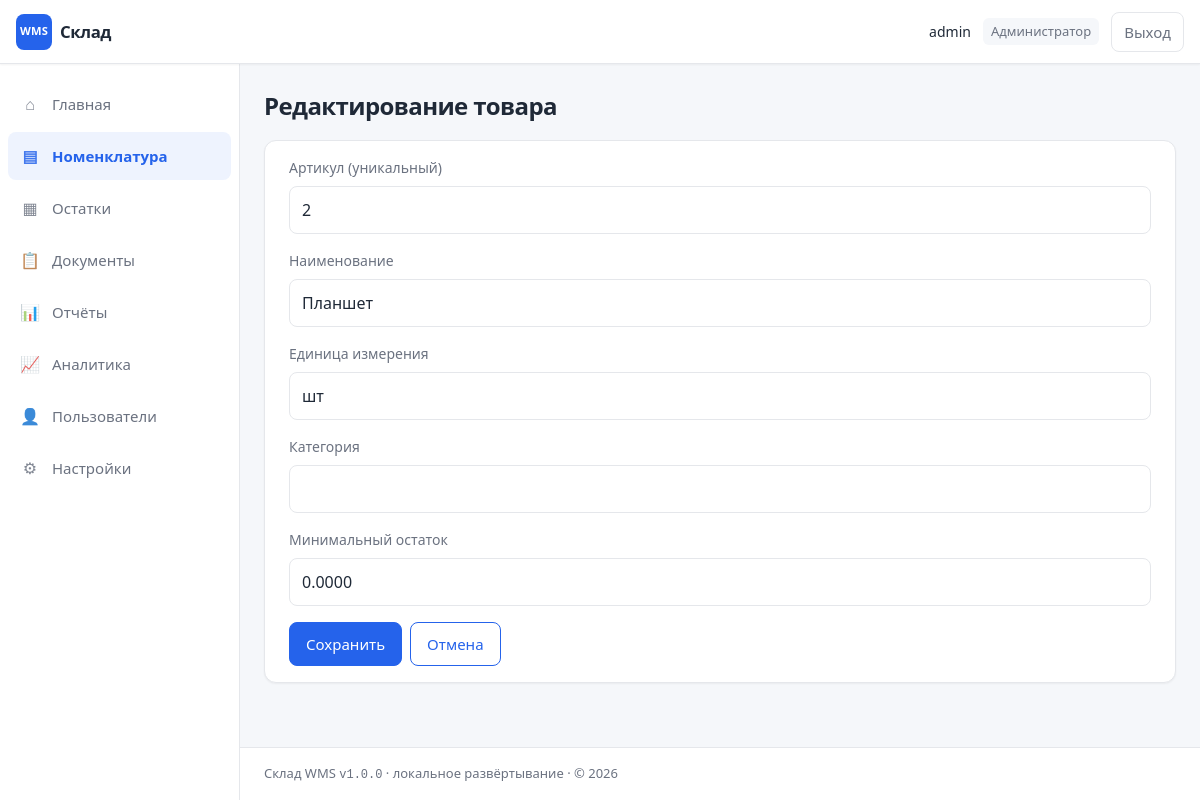
The app's page /products/2/edit (signed in) with its own data.
### models.py (models this page shows, shortened)
class User(UserMixin, db.Model):
    __tablename__ = "users"
    id = db.Column(db.Integer, primary_key=True)
    username = db.Column(db.String(80), unique=True, nullable=False, index=True)
    password_hash = db.Column(db.String(256), nullable=False)
    role = db.Column(db.String(20), nullable=False, default="keeper")
    is_active = db.Column(db.Boolean, nullable=False, default=True)
    created_at = db.Column(db.DateTime, default=datetime.utcnow)
    documents = db.relationship("Document", backref="author", lazy="dynamic")

class Product(db.Model):
    __tablename__ = "products"
    id = db.Column(db.Integer, primary_key=True)
    sku = db.Column(db.String(64), unique=True, nullable=False, index=True)
    name = db.Column(db.String(255), nullable=False, index=True)
    unit = db.Column(db.String(32), nullable=False, default="шт")
    category = db.Column(db.String(128), nullable=False, default="")
    min_stock = db.Column(db.Numeric(18, 4), nullable=False, default=0)
    lines = db.relationship("DocumentLine", backref="product", lazy="dynamic")

### app.py (the view, shortened to what this page needs)
@app.route("/products/<int:pid>/edit", methods=["GET", "POST"])
@document_edit_roles
def products_edit(pid):
    p = Product.query.get_or_404(pid)
    return render_template("products/form.html", product=p, form_data=None, role_labels=ROLE_LABELS)

### app.py (called while the page is built)
@login_manager.user_loader
def load_user(user_id):
    return db.session.get(User, int(user_id))

def roles_required(*allowed):
    def decorator(f):
        @wraps(f)
        def wrapped(*args, **kwargs):
            if not current_user.is_authenticated:
                return login_manager.unauthorized()
            if current_user.role not in allowed:
                flash("Недостаточно прав для этого раздела.", "error")
                return redirect(url_for("dashboard"))
            return f(*args, **kwargs)
        return wrapped
    return decorator

@app.context_processor
def inject_globals():
    return {
        "ROLE_LABELS": ROLE_LABELS,
        "today_iso": date.today().isoformat(),
        "wms_version": "1.0.0",
        "now_year": date.today().year,
    }

### templates/products/form.html (shortened to what this page needs)
{% extends "base.html" %}
{% block content %}
<h1>{{ 'Редактирование товара' if product else 'Новый товар' }}</h1>
<form method="post" class="card form-grid" style="max-width:none;">
  {% set fd = form_data or {} %}
  <label class="field">
    Артикул (уникальный)
    <input type="text" name="sku" required value="{{ fd.get('sku', product.sku if product else '') }}" maxlength="64">
  </label>
  <label class="field">
    Наименование
    <input type="text" name="name" required value="{{ fd.get('name', product.name if product else '') }}" maxlength="255">
  </label>
  <label class="field">
    Единица измерения
    <input type="text" name="unit" value="{{ fd.get('unit', product.unit if product else 'шт') }}" maxlength="32">
  </label>
  <label class="field">
    Категория
    <input type="text" name="category" value="{{ fd.get('category', product.category if product else '') }}" maxlength="128">
  </label>
  <label class="field">
    Минимальный остаток
    <input type="text" name="min_stock" inputmode="decimal" value="{{ fd.get('min_stock', product.min_stock if product else '0') }}">
  </label>
  <div class="row-actions">
    <button type="submit" class="btn btn-primary">Сохранить</button>
    <a class="btn btn-secondary" href="{{ url_for('products_list') }}">Отмена</a>
  </div>
</form>
{% endblock %}

### templates/base.html (shortened to what this page needs)
<!DOCTYPE html>
<html lang="ru">
<head>
  <link rel="stylesheet" href="{{ url_for('static', filename='style.css') }}">
</head>
<body>
  {% if current_user.is_authenticated %}
  <div class="wms-layout">
    <header class="wms-layout__header wms-header">
      <a class="wms-header__brand" href="{{ url_for('dashboard') }}">
        <span class="wms-header__logo" aria-hidden="true">WMS</span>
        <span class="wms-header__title">Склад</span>
      </a>
      <div class="wms-header__user no-print">
        <span class="wms-header__user-name">{{ current_user.username }}</span>
        <span class="wms-header__user-role">{{ ROLE_LABELS.get(current_user.role, current_user.role) }}</span>
        <a class="btn btn-secondary" href="{{ url_for('logout') }}">Выход</a>
      </div>
    </header>
    <div class="wms-layout__body">
      <aside class="wms-sidebar no-print" data-nav-main aria-label="Разделы">
        <nav class="wms-sidebar__nav">
          {% set ep = request.endpoint or '' %}
          <a href="{{ url_for('dashboard') }}" class="wms-sidebar__link {{ 'wms-sidebar__link--active is-active' if ep == 'dashboard' else '' }}">
            <span class="wms-sidebar__icon" aria-hidden="true">⌂</span> Главная
          </a>
          <a href="{{ url_for('products_list') }}" class="wms-sidebar__link {{ 'wms-sidebar__link--active is-active' if ep and ep.startswith('products') else '' }}">
            <span class="wms-sidebar__icon" aria-hidden="true">▤</span> Номенклатура
          </a>
          <a href="{{ url_for('stock_view') }}" class="wms-sidebar__link {{ 'wms-sidebar__link--active is-active' if ep in ('stock_view', 'stock_history') else '' }}">
            <span class="wms-sidebar__icon" aria-hidden="true">▦</span> Остатки
          </a>
          {% if current_user.role in ('admin', 'keeper') %}
          <a href="{{ url_for('documents_list') }}" class="wms-sidebar__link {{ 'wms-sidebar__link--active is-active' if ep and ep.startswith('documents') else '' }}">
            <span class="wms-sidebar__icon" aria-hidden="true">📋</span> Документы
          </a>
          {% else %}
          <a href="{{ url_for('documents_list') }}" class="wms-sidebar__link {{ 'wms-sidebar__link--active is-active' if ep == 'documents_list' or ep == 'documents_view' else '' }}">
            <span class="wms-sidebar__icon" aria-hidden="true">📋</span> Документы
          </a>
          {% endif %}
          <a href="{{ url_for('report_index') }}" class="wms-sidebar__link {{ 'wms-sidebar__link--active is-active' if ep and ep.startswith('report') else '' }}">
            <span class="wms-sidebar__icon" aria-hidden="true">📊</span> Отчёты
          </a>
          <a href="{{ url_for('analytics') }}" class="wms-sidebar__link {{ 'wms-sidebar__link--active is-active' if ep == 'analytics' else '' }}">
            <span class="wms-sidebar__icon" aria-hidden="true">📈</span> Аналитика
          </a>
          {% if current_user.role == 'admin' %}
          <a href="{{ url_for('users_list') }}" class="wms-sidebar__link {{ 'wms-sidebar__link--active is-active' if ep and ep.startswith('users') else '' }}">
            <span class="wms-sidebar__icon" aria-hidden="true">👤</span> Пользователи
          </a>
          <a href="{{ url_for('settings') }}" class="wms-sidebar__link {{ 'wms-sidebar__link--active is-active' if ep == 'settings' or ep == 'backup_db' else '' }}">
            <span class="wms-sidebar__icon" aria-hidden="true">⚙</span> Настройки
          </a>
          {% endif %}
        </nav>
      </aside>
      <div class="wms-layout__content">
        <main class="wms-main">
  {% endif %}
          {% block content %}{% endblock %}
  {% if current_user.is_authenticated %}
        </main>
        <footer class="wms-footer no-print">
          <p>Склад WMS <span class="wms-footer__ver">v{{ wms_version }}</span> · локальное развёртывание · © {{ now_year }}</p>
        </footer>
      </div>
    </div>
  </div>
  {% endif %}
</body>
</html>

### records on screen
User: username "admin", get "Администратор"
Product: sku "2", name "Планшет", unit "шт", min_stock "0.0000"

### other values on screen
{{ 'Редактирование товара' if product else 'Новый товар' }} "Редактирование товара"
{{ wms_version }} "1.0.0"
